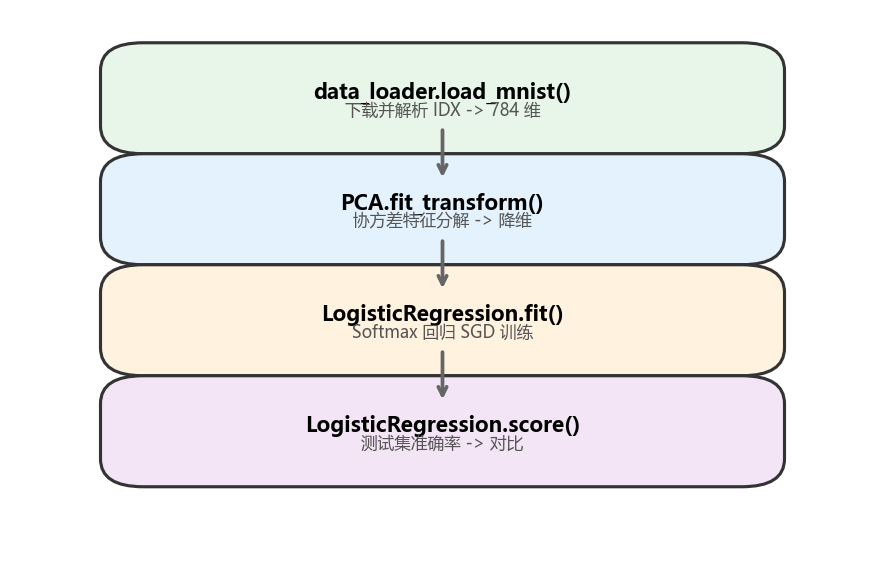

Recreate this plot in Python.
"""classify_mnist 流程图。"""

import matplotlib.pyplot as plt
import matplotlib.patches as mpatches

plt.rcParams["font.family"] = "Microsoft YaHei"
plt.rcParams["axes.unicode_minus"] = False

# 模块配置: (x, y, w, h, 标题, 说明, 颜色)
BOXES = [
    (0.15, 0.80, 0.70, 0.10, "data_loader.load_mnist()",
     "下载并解析 IDX -> 784 维", "#E8F5E9"),
    (0.15, 0.60, 0.70, 0.10, "PCA.fit_transform()",
     "协方差特征分解 -> 降维", "#E3F2FD"),
    (0.15, 0.40, 0.70, 0.10, "LogisticRegression.fit()",
     "Softmax 回归 SGD 训练", "#FFF3E0"),
    (0.15, 0.20, 0.70, 0.10, "LogisticRegression.score()",
     "测试集准确率 -> 对比", "#F3E5F5"),
]

ARROWS = [(0, 1), (1, 2), (2, 3)]


def draw() -> None:
    _, ax = plt.subplots(figsize=(6, 4))
    ax.set_xlim(0, 1)
    ax.set_ylim(0, 1)
    ax.axis("off")

    for x, y, w, h, title, desc, color in BOXES:
        rect = mpatches.FancyBboxPatch(
            (x, y), w, h, boxstyle="round,pad=0.05",
            facecolor=color, edgecolor="#333", linewidth=1.5,
        )
        ax.add_patch(rect)
        ax.text(x + w / 2, y + h * 0.60, title, ha="center", va="center",
                fontsize=10, fontweight="bold")
        ax.text(x + w / 2, y + h * 0.28, desc, ha="center", va="center",
                fontsize=8, color="#555")

    for src, dst in ARROWS:
        _, y_s, _, _ = BOXES[src][:4]
        x_d, y_d, w_d, h_d = BOXES[dst][:4]
        ax.annotate("", xy=(x_d + w_d / 2, y_d + h_d),
                    xytext=(0.50, y_s),
                    arrowprops=dict(arrowstyle="->", lw=1.8, color="#666"))

    # ax.text(0.50, 0.96, "classify_mnist 流程图",
    #         ha="center", va="center", fontsize=12, fontweight="bold")
    plt.tight_layout()
    plt.savefig("classify_mnist/flowchart.png", dpi=150, bbox_inches="tight")
    print("已保存 classify_mnist/flowchart.png")


if __name__ == "__main__":
    draw()
